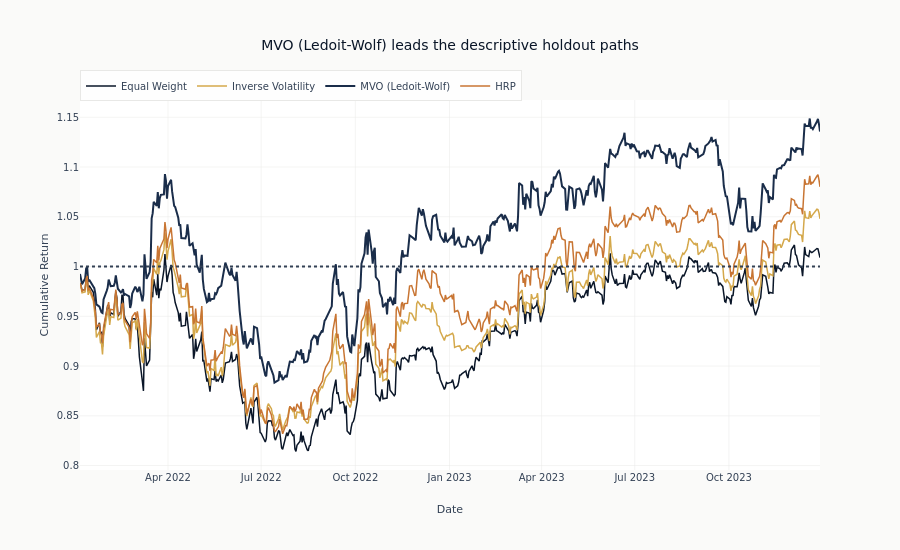

The cell this chart's notebook holds for it:
### Markdown cell above
## 8. Equity Curves

### Code cell
fig = go.Figure()

palette = ml4t_palette(4, categorical=True)
colors = dict(zip(allocation_methods, palette, strict=True))
holdout_leader = str(comparison_df.iloc[0]["Method"])

for name, result in results.items():
    fig.add_trace(
        go.Scatter(
            x=result["dates"],
            y=result["cumulative_return"],
            mode="lines",
            name=name,
            line=dict(color=colors[name], width=2 if name == selected_method else 1.5),
        )
    )

fig.add_hline(y=1.0, line_dash="dot", line_color=COLORS["neutral"])

fig.update_layout(
    title=f"{holdout_leader} leads the descriptive holdout paths",
    xaxis_title="Date",
    yaxis_title="Cumulative Return",
    height=550,
    legend=dict(orientation="h", x=0, y=1.08),
)
fig.show()

### Figure 1 — Plotly figure (JSON) as saved in the notebook; plotly's stock layout.template omitted (floating-point values rounded to 4 significant figures; data arrays with more than 128 entries replaced by an {"elided": "..."} marker saying what was removed)
{"data": [{"line": {"color": "#0a1628", "width": 1.5}, "mode": "lines", "name": "Equal Weight", "type": "scatter", "x": {"elided": "499 str values"}, "y": {"elided": "499 float values"}}, {"line": {"color": "#D4A84B", "width": 1.5}, "mode": "lines", "name": "Inverse Volatility", "type": "scatter", "x": {"elided": "499 str values"}, "y": {"elided": "499 float values"}}, {"line": {"color": "#1a2d4a", "width": 2}, "mode": "lines", "name": "MVO (Ledoit-Wolf)", "type": "scatter", "x": {"elided": "499 str values"}, "y": {"elided": "499 float values"}}, {"line": {"color": "#C87533", "width": 1.5}, "mode": "lines", "name": "HRP", "type": "scatter", "x": {"elided": "499 str values"}, "y": {"elided": "499 float values"}}], "layout": {"height": 550, "legend": {"orientation": "h", "x": 0, "y": 1.08}, "shapes": [{"line": {"color": "#334155", "dash": "dot"}, "type": "line", "x0": 0, "x1": 1, "xref": "x domain", "y0": 1.0, "y1": 1.0, "yref": "y"}], "title": {"text": "MVO (Ledoit-Wolf) leads the descriptive holdout paths"}, "xaxis": {"title": {"text": "Date"}}, "yaxis": {"title": {"text": "Cumulative Return"}}}}
